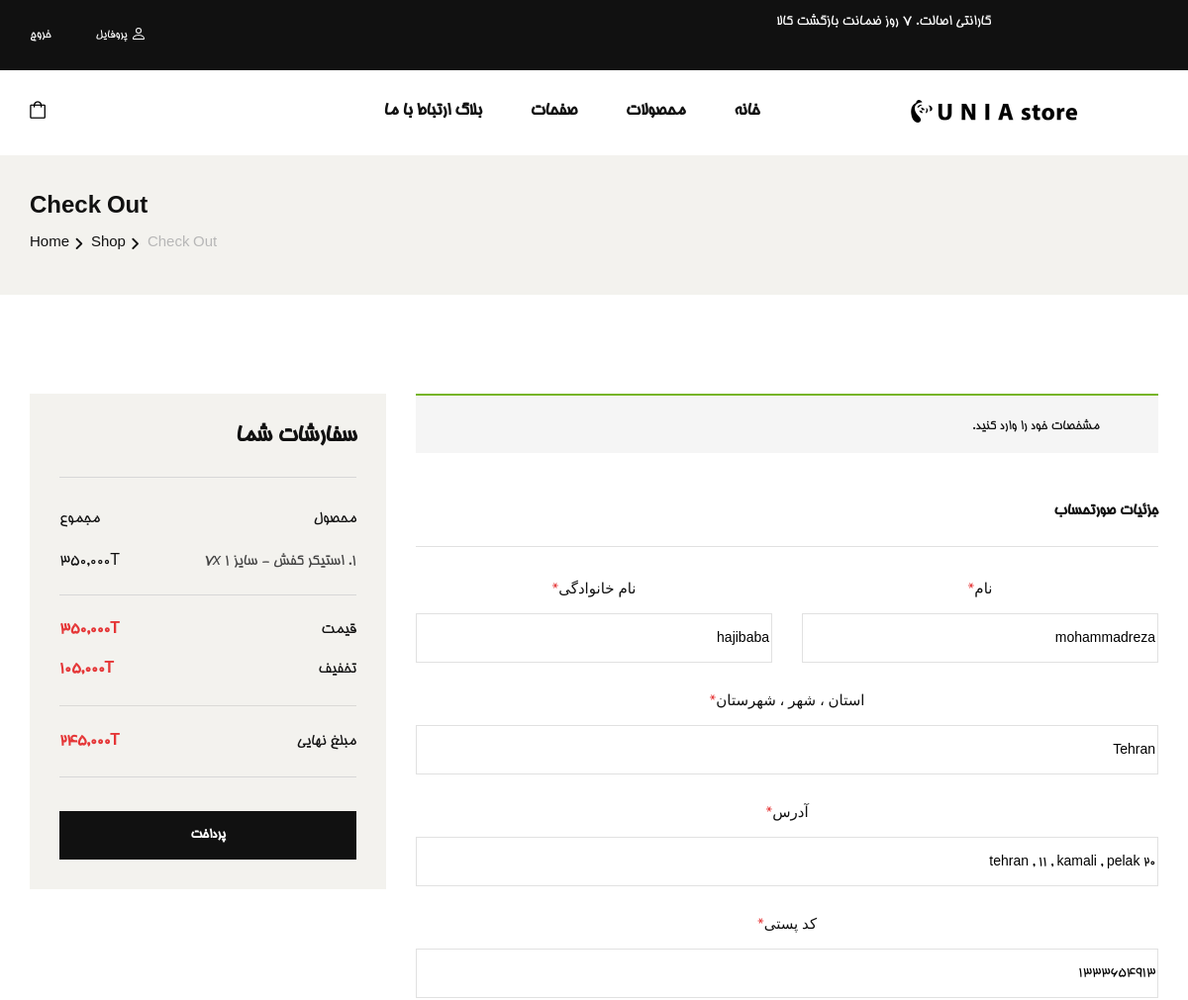
Before: /order (signed in, upper part) with the older database file.
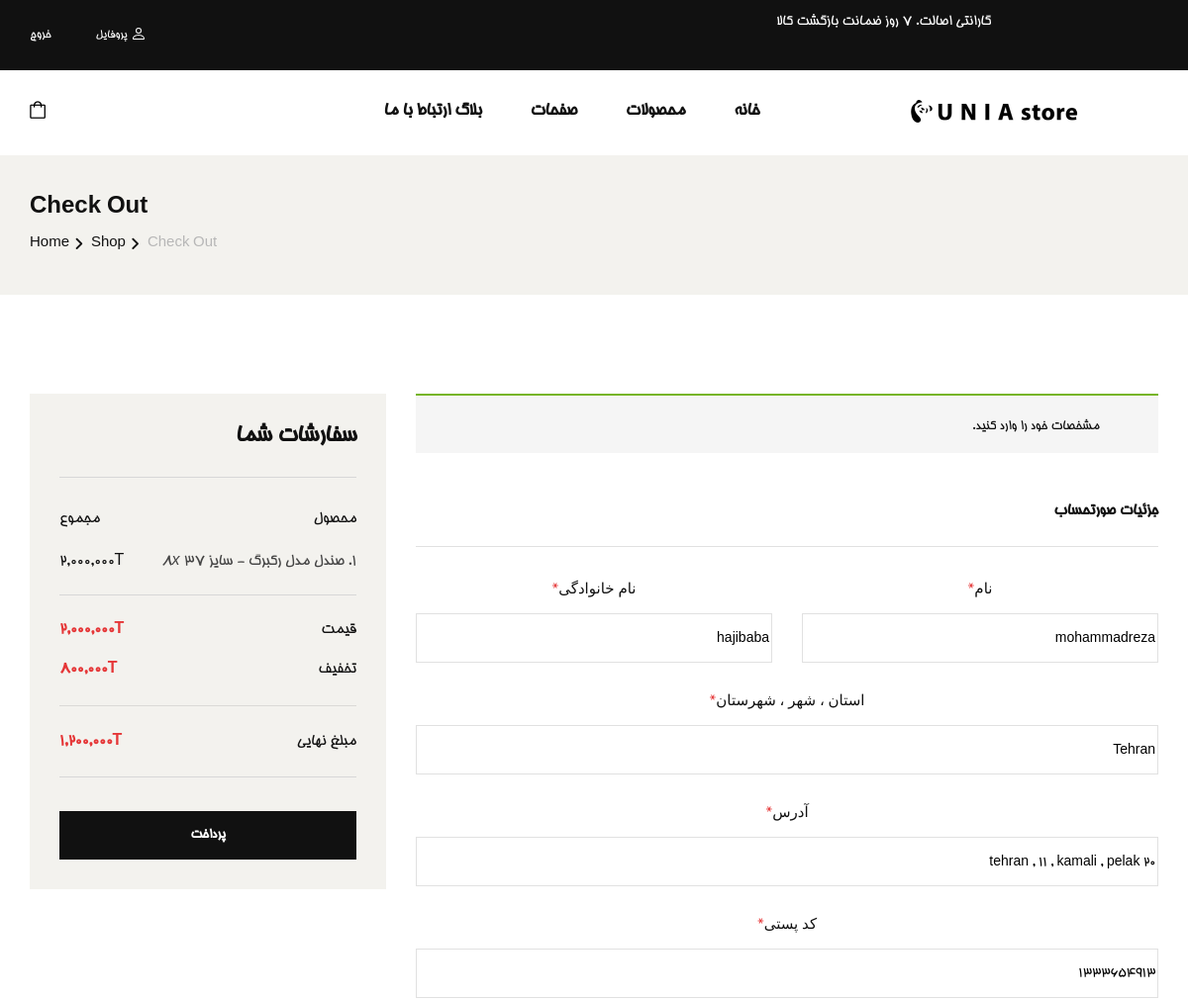
After: the same page with the newer database file.
### shop/models.py (models this page shows, shortened)
class CartItem(models.Model):
    shopCart = models.ForeignKey(ShopCart, on_delete=models.CASCADE)
    variantProduct = models.ForeignKey(
        VariantProduct, on_delete=models.CASCADE, null=True, blank=True)
    quantity = models.IntegerField(default=0, blank=True, null=True)
    createDate = models.DateField(null=True)

class VariantProduct(models.Model):
    product = models.ForeignKey(Product, on_delete=models.CASCADE)
    quantity = models.IntegerField(default=0)
    dkpc = models.CharField(unique=True, max_length=12, null=True, blank=True)
    size = models.IntegerField()
    mainPrice = models.IntegerField()
    discountPrice = models.IntegerField(null=True, blank=True)
    def __str__(self):
        return f'{self.product} - سایز {self.size}'

class Product(models.Model):
    name = models.CharField(max_length=50)
    desciption = models.TextField(max_length=300, null=True, blank=True)
    category = models.ManyToManyField(Category)
    dkp = models.CharField(unique=True, max_length=12, null=True, blank=True)
    createDate = models.DateField(null=True)
    averageRating = models.FloatField(null=True, blank=True , default=0.0)
    ratingCount = models.IntegerField(null=True, blank=True , default=0)
    cover = models.ImageField(
        upload_to='images/', default=None, blank=True, null=True)
    def __str__(self):
        return self.name

### shop/views.py (the view)
# urls.py: path('order', views.order, name='order'),
def order(request):
    if(request.POST):
        try:
            if(request.POST['update'] == 'on'):
                User.objects.filter(username=request.user).update(
                    first_name=request.POST['fname'], last_name=request.POST['lname'], email=request.POST['email'])
                Profile.objects.filter(user=request.user).update(mobilePhone=request.POST['mobilephone'],
                                address=request.POST['address'],city=request.POST['city'],
                                postalCode=request.POST['postalcode'], phone=request.POST['phone'])
            cartitems = CartItem.objects.filter(shopCart__user=request.user)
            informations = "نام: "+request.POST['fname']+" "+request.POST['lname']+"\nآدرس: " + \
                request.POST['city']+', '+request.POST['address'] + "\nکدپستی: "+request.POST['postalcode'] + \
                "\nتلفن‌همراه: "+request.POST['mobilephone']+" ، تلفن‌ثابت: " + \
                request.POST['phone']+"\nایمیل: "+request.POST['email']+"\n"
            order = Order.objects.create(user=request.user, createDate=datetime.now()
                                        , informations=informations, note=request.POST['note'])
            for cartitem in cartitems:
                OrderItem.objects.create(order=order, variantProduct=cartitem.variantProduct,
                                         price=cartitem.variantProduct.discountPrice, status=1,quantity=cartitem.quantity)
                VariantProduct.objects.filter(id=cartitem.variantProduct.id).update(quantity=F('quantity')-cartitem.quantity)
                CartItem.objects.filter(id=cartitem.id).delete()
                ''' API for decrease quantity on digikala

                url = f"https://seller.digikala.com/api/v1/variants/{cartitem.variantProduct.dkpc}/"
                payload = f"{{\n    \"seller_stock\": {VariantProduct.objects.get(id=cartitem.variantProduct.id).quantity} }}"
                headers = {
                    'Authorization': API_KEY
                }
                response = requests.request("PUT", url, headers=headers, data=payload)

                '''
            return redirect('shoppingcart')
        except Exception as e:
            print('\033[91m' + "print EXCEPTION :  " + str(e) + '\033[0m')
    else:
        shopcart = ShopCart.objects.get(user=request.user)
        cartitems = CartItem.objects.filter(shopCart=shopcart)
        totalmain = 0
        totaldiscount = 0
        for item in cartitems:
            totalmain = totalmain+(item.variantProduct.mainPrice*item.quantity)
            totaldiscount = totaldiscount + \
                (item.variantProduct.discountPrice*item.quantity)
        context = {'cartitems': cartitems, 'totalmain': totalmain,
                   'totaldiscount': totaldiscount }
        return render(request, 'shop/order.html', context)

### shop/templates/shop/order.html (shortened to what the changed rows need)
{% extends 'base.html' %}
{%load mathfilters %}
{% load humanize %}
{% block content %}
    <section class="checkout spad">
        <div class="container" style="direction: rtl;text-align: right;">
            <div class="checkout__form">
                <form id="order" method="POST" action={% url 'order' %}>
                    <div class="row">
                        <div class="col-lg-4 col-md-6" style="text-align: right;direction: ltr;">
                            <div class="checkout__order">
                                <ul class="checkout__total__products">
                                {%for item in cartitems%}
                                    <li style="direction: rtl;">{{ forloop.counter }}. {{item.variantProduct}} <i>{{item.quantity}}x</i> <span> {{item.variantProduct.mainPrice| mul:item.quantity |intcomma}}T</span></li>
                                {%endfor%}
                                </ul>
                                <ul class="checkout__total__all">
                                    <li>قیمت <span>{{totalmain|intcomma}}T</span></li>
                                    <li>تخفیف <span>{{totalmain| sub:totaldiscount|intcomma}}T</span></li>
                                    <li>مبلغ نهایی <span>{{totaldiscount|intcomma}}T</span></li>
                                </ul>
                            </div>
                        </div>
                    </div>
                </form>
            </div>
        </div>
    </section>
    {%endblock%}

Changed rows visible on the page:
removed CartItem: variantProduct "استیکر کفش - سایز 1", quantity "7", variantProduct.mainPrice|mul "350,000"
added CartItem: variantProduct "صندل مدل رکبرگ - سایز 37", quantity "8", variantProduct.mainPrice|mul "2,000,000"
Other visible differences:
{{ totalmain|intcomma }}: "350,000" → "2,000,000"
{{ totalmain| sub:totaldiscount|intcomma }}: "105,000" → "800,000"
{{ totaldiscount|intcomma }}: "245,000" → "1,200,000"
